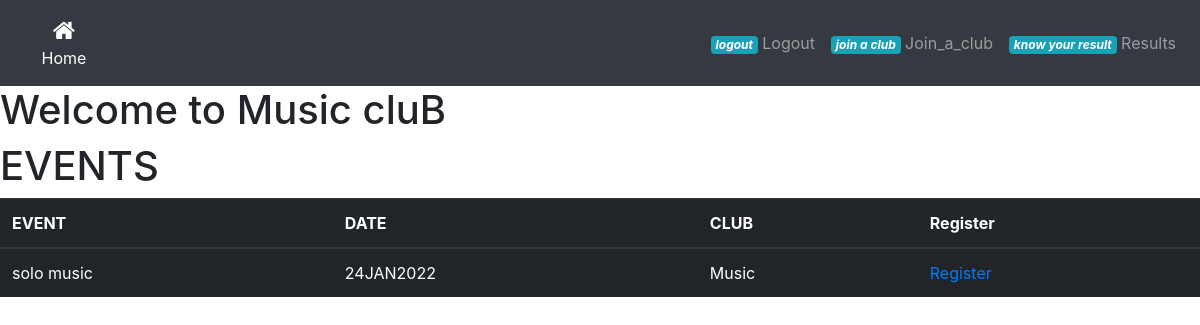
The page /musicclub on the database its author committed.
### app.py (models this page shows, shortened)
class Event(db.Model,UserMixin):
    id=db.Column(db.Integer,primary_key=True)
    event_name=db.Column(db.String(50),nullable=False ,unique=True)
    date_created=db.Column(db.String(100))
    club_name=db.Column(db.String(100),nullable=False)

### app.py (the view)
@login_required
@app.route('/musicclub')
def musicclub():
    event_info=Event.query
    list=[]
    for i in event_info:
        if i.club_name=='Music':
            list.append(i)
    return render_template('musicclub.html',list=list)

### templates/musicclub.html (shortened to what this page needs)
<!DOCTYPE html>
<html lang="en">
<head>
    <link rel="stylesheet" href="../static/css/navbar.css">
</head>
<body>
    <link href="//maxcdn.bootstrapcdn.com/bootstrap/4.1.1/css/bootstrap.min.css" rel="stylesheet" id="bootstrap-css">
<nav class="navbar navbar-icon-top navbar-expand-lg navbar-dark bg-dark">
  <div class="collapse navbar-collapse" id="navbarSupportedContent">
    <ul class="navbar-nav mr-auto">
      <li class="nav-item active">
        <a class="nav-link" href="{{url_for('dashboard')}}">
          <i class="fa fa-home"></i>
          Home
          </a>
      </li>
    </ul>
    <ul class="navbar-nav ">
      <li class="nav-item">
        <a class="nav-link" href="{{url_for('logout')}}">
          <i class="logout">
            <span class="badge badge-info">logout</span>
          </i>
          Logout
        </a>
      </li>
    </ul> <ul class="navbar-nav ">
      <li class="nav-item">
        <a class="nav-link" href="{{url_for('join_a_club',username=stu_name)}}">
          <i class="Club">
            <span class="badge badge-info">join a club</span>
          </i>
          Join_a_club
        </a>
      </li>
    </ul>
    <ul class="navbar-nav ">
      <li class="nav-item">
        <a class="nav-link" href="{{url_for('resultevent')}}">
          <i class="result">
            <span class="badge badge-info">know your result</span>
          </i>
          Results
        </a>
      </li>
    </ul>
  </div>
</nav>
    <h1>Welcome to Music cluB</h1>
    <h1>EVENTS</h1>
    {% for i in list %}
    <table class="table table-dark">
      <thead>
        <tr>
          <th>EVENT</th>
          <th>DATE</th>
          <th>CLUB</th>
          <th>Register</th>
        </tr>
      </thead>
      <tbody>
        <tr>
          <td>{{i.event_name}}</td>
          <td>{{i.date_created}}</td>
          <td>{{i.club_name}}</td>
          <td><a href="{{url_for('participant',event_name=i.event_name)}}">Register</a></td>
    </table>
  {% endfor %}
</body>
</html>

### static/css/navbar.css (style rules this page uses)
.navbar-icon-top .navbar-nav .nav-link > .fa { position: relative; width: 36px; font-size: 24px; }
.navbar-icon-top .navbar-nav .nav-link > .fa { top: 3px; line-height: 12px; }
@media (min-width: 992px) { .navbar-icon-top.navbar-expand-lg .navbar-nav .nav-link { text-align: center; display: table-cell; height: 70px; vertical-align: middle; padding-top: 0; padding-bottom: 0; } }
@media (min-width: 992px) { .navbar-icon-top.navbar-expand-lg .navbar-nav .nav-link > .fa { display: block; width: 48px; margin: 2px auto 4px auto; top: 0; line-height: 24px; } }

### rows shown on the page
Event: event_name "solo music", date_created "24JAN2022", club_name "Music"
